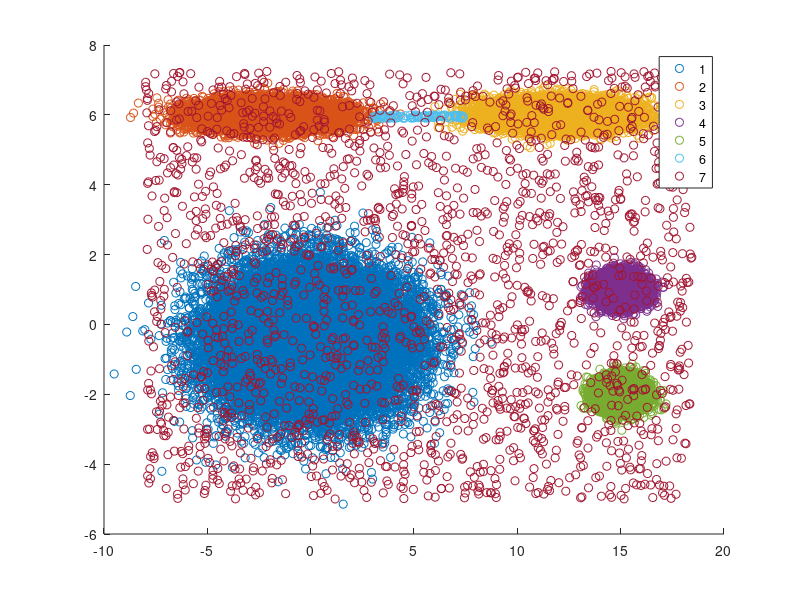

MATLAB code for this plot:
%% CURE DATASET GENERATOR
clc;
clear;
% The big circle
mu = [0 -0.5];
Sigma = [5 0; 0 1]; R = chol(Sigma);
n1 = 30000;
z1 = repmat(mu,n1,1) + randn(n1,2)*R;
l1 = zeros(n1,1) + 1;

%the 1st elipse
mu = [-2 6];
Sigma = [3 0; 0 0.05]; R = chol(Sigma);
n2 = 10000;
z2 = repmat(mu,n2,1) + randn(n2,2)*R;
l2 = zeros(n2,1) + 2;


% Noisy bridge
mu = [3.0 5.9];
Sigma = [20 0; 0 0.01]; R = chol(Sigma);
n6 = 100;
z6 = repmat(mu,n6,1) + rand(n6,2)*R;
l6 = zeros(n6,1) + 6;

%the 2nd elipse
mu = [12 6];
Sigma = [3 0; 0 0.05]; R = chol(Sigma);
n3 = 10000;
z3 = repmat(mu,n3,1) + randn(n3,2)*R;
l3 = zeros(n3,1) + 3;

%the upper small circle
mu = [15 1];
Sigma = [0.3 0; 0 0.05]; R = chol(Sigma);
n4 = 10000;
z4 = repmat(mu,n4,1) + randn(n4,2)*R;
l4 = zeros(n4,1) + 4;

%the lower small circle
mu = [15 -2];
Sigma = [0.3 0; 0 0.05]; R = chol(Sigma);
n5 = 10000;
z5 = repmat(mu,n5,1) + randn(n5,2)*R;
l5 = zeros(n5,1) + 5;

% background noise
mu = [-8 -5];
Sigma = [700 0; 0 150]; R = chol(Sigma);
n7 = 2000;
z7 = repmat(mu,n7,1) + rand(n7,2)*R;
l7 = zeros(n7,1) + 7;

% merging 
Z = vertcat(z1, z2, z3, z4, z5,z6,z7);
labels = vertcat(l1,l2,l3,l4,l5,l6,l7);

newZ = horzcat(Z,labels);
gscatter(newZ(:,1),newZ(:,2), newZ(:,3))

csvwrite('cure_data.csv', newZ)